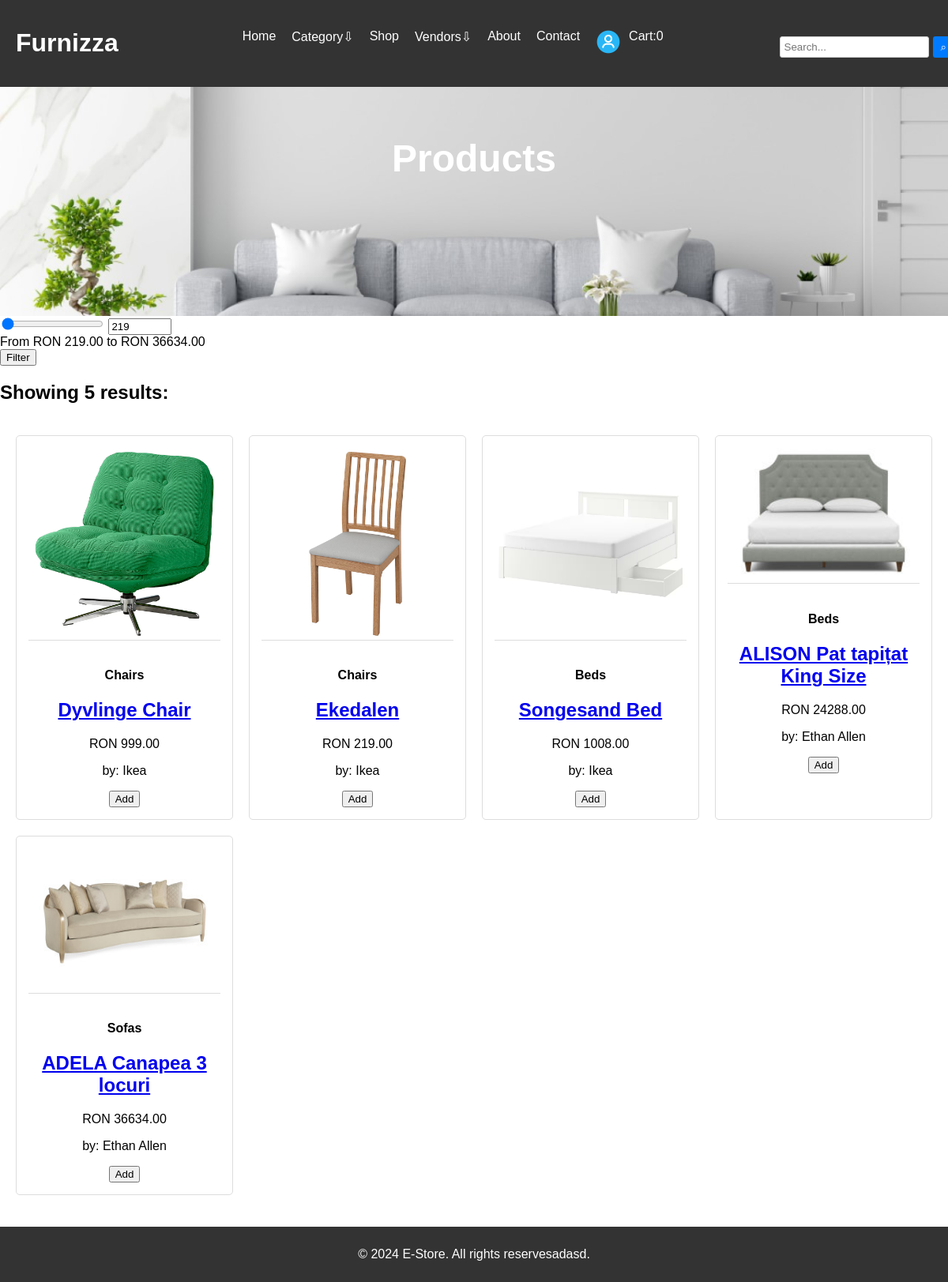
Screenshot of /products/ with the database file from the repository.
### core/models.py (models this page shows, shortened)
class Product(models.Model):
    prodid = ShortUUIDField(unique=True, length = 10, max_length = 20, prefix= "prod", alphabet= "abcdefghijklmn123456789")
    user = models.ForeignKey(User, on_delete = models.SET_NULL,null=True)
    category = models.ForeignKey(Category, on_delete = models.SET_NULL,null=True, related_name="category")
    vendor = models.ForeignKey(Vendor, on_delete = models.SET_NULL,null=True, related_name="product")
    title = models.CharField(max_length=75, default="Furniture product")
    image = models.ImageField(upload_to="user_directory_path", default="product.jpg")
    description = models.TextField(null=True, blank=True, default="This is the product!")
    price = models.DecimalField(max_digits=9999999999999,decimal_places=2,default="20.99")
    old_price = models.DecimalField(max_digits=9999999999999,decimal_places=2,default="24.99")
    specifications = models.TextField(null=True, blank=True)
    product_status = models.CharField(choices= STATUS, max_length=10, default="in_review")
    status = models.BooleanField(default=True)
    in_stock = models.BooleanField(default=True)
    featured = models.BooleanField(default=False)
    sku = ShortUUIDField(unique=True, length = 4, max_length = 10, prefix= "sku", alphabet= "1234567890")
    date = models.DateTimeField(auto_now_add=True)
    updated = models.DateTimeField(null=True, blank=True)
    class Meta:
        verbose_name_plural = "Products"

class Category(models.Model):
    categoryid = ShortUUIDField(unique=True, length = 10, max_length = 20, prefix= "cat", alphabet= "abcdefghijklmn123456789")
    title = models.CharField(max_length=75, default="Furniture")
    image = models.ImageField(upload_to="category", default="furniture.jpg")
    class Meta:
        verbose_name_plural = "Categories"

class Vendor(models.Model):
    vendorid = ShortUUIDField(unique=True, length = 10, max_length = 20, prefix= "ven", alphabet= "abcdefghijklmn123456789")
    title = models.CharField(max_length=75, default= "Ikea")
    image = models.ImageField(upload_to="user_directory_path",default="vendor.jpg")
    description = models.TextField(null=True, blank=True, default="I am an amazing seller")
    address = models.CharField(max_length=100, default= "Dorobantilor 81, Cluj")
    contact = models.CharField(max_length=100, default= "+40 740 543 123")
    ChatRespTime =models.CharField(max_length=100, default= "100")
    shippingOnTime= models.CharField(max_length=100, default= "100")
    rating = models.CharField(max_length=100, default= "100")
    user = models.ForeignKey(User, on_delete = models.SET_NULL,null=True) # models.CASCADE
    date = models.DateTimeField(auto_now_add=True, null=True,blank=True)
    class Meta:
        verbose_name_plural = "Vendors"

### core/views.py (the view)
# urls.py: path("products/", product_list_view, name = "product-list"),
def product_list_view(request):
   products = Product.objects.filter(product_status = "published")
   context = {
      "products" : products
   }
   return render(request, "core/product-list.html", context)

### core/context_processor.py (called while the page is built)
def default(request):
    categories = Category.objects.all()
    vendors = Vendor.objects.all()
    address = None
    if request.user.is_authenticated:
        try:
            address = Address.objects.get(user=request.user)
        except Address.DoesNotExist:
            address = None
    min_max_price = Product.objects.aggregate(Min("price"), Max("price"))
    return {
        'categories' : categories,
        'vendors' : vendors,
        'address' : address,
        'min_max_price' : min_max_price,
    }

### templates/core/product-list.html (shortened to what this page needs)
{% load static %}
<!DOCTYPE html>
<html lang="en">
<head>
</head>
<body>
    {% include 'core/header.html' %}
    <section class="hero" style="background: url('{% static 'assets/imgs/background2.jpg' %}') no-repeat center center/cover;">
        <h1>Products</h1>
    </section>
     <input type = "range" name="range" value="{{min_max_price.price__min}}" id="range" min="{{min_max_price.price__min}}" max="{{min_max_price.price__max}}" oninput="max_price.value = this.value">
    <input type = "number" name="" value="{{min_max_price.price__min}}" id="max_price" min="{{min_max_price.price__min}}" max ="{{min_max_price.price__max}}" placeholder="Current price" onkeyup="range.value = this.value">
    <div>From RON {{min_max_price.price__min|floatformat:2}} to  RON {{min_max_price.price__max|floatformat:2}}</div>
    <button>Filter</button>
    <h2>Showing {{products.count}} results:</h2>
    <section class="product-container">
        {% for p in products %}
        <div class="product-card">
            <a href = "{% url 'core:product-detail' p.prodid %}">
            <img src="{{p.image.url}}" alt="">
            </a>
            <h4>{{p.category.title}}</h4>
            <a href = "{% url 'core:product-detail' p.prodid %}">
            <h2>{{p.title}}</h2>
            </a>
           <span>RON</span> <span class ="current-product-price-{{p.id}}">{{p.price}}</span>
            <p>by: {{p.vendor.title}}</p>
            <button class = "add add-to-cart-btn" data-index="{{ p.id }}" id = "add-to-cart-btn">Add</a>
        </div>
        {% endfor %}
    </section>
    <footer class="footer">
        <p>&copy; 2024 E-Store. All rights reservesadasd.</p>
    </footer>
</body>
</html>

### static/assets/css/general.css (style rules this page uses)
body { font-family: Arial, sans-serif; margin: 0; padding: 0; box-sizing: border-box; }
.hero { height: 400px; display: flex; justify-content: center; align-items: center; color: white; text-align: center; }
.hero h1 { font-size: 3rem; }
.product-container { display: grid; grid-template-columns: repeat(auto-fit, minmax(250px, 1fr)); gap: 20px; padding: 20px; }
.product-card { border: 1px solid #ddd; border-radius: 5px; padding: 15px; text-align: center; }
.product-card img { width: 100%; height: auto; border-bottom: 1px solid #ddd; margin-bottom: 10px; }
.footer { background-color: #333; color: white; text-align: center; padding: 10px 0; margin-top: 20px; }

### rows the page displays
Product: image (picture), category "Chairs", title "Dyvlinge Chair", price "999.00", vendor "Ikea"
Product: image (picture), category "Chairs", title "Ekedalen", price "219.00", vendor "Ikea"
Product: image (picture), category "Beds", title "Songesand Bed", price "1008.00", vendor "Ikea"
Product: image (picture), category "Beds", title "ALISON Pat tapițat King Size", price "24288.00", vendor "Ethan Allen"
Product: image (picture), category "Sofas", title "ADELA Canapea 3 locuri", price "36634.00", vendor "Ethan Allen"

### other values shown
{{ request.session.cart_data_obj|length }} "0"
{{ min_max_price.price__min|floatformat:2 }} "219.00"
{{ min_max_price.price__max|floatformat:2 }} "36634.00"
{{ products.count }} "5"
